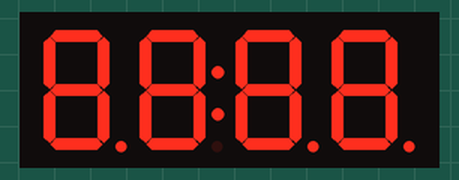
The sketch below on a simulated STM32 Blue Pill. Parts: 4-digit seven-segment display.

Above: at 0.1 s.
At 1.1 s:
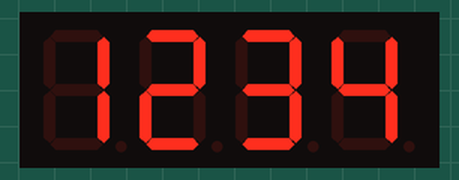
At 2.1 s:
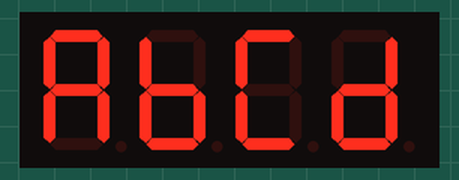
At 3.1 s:
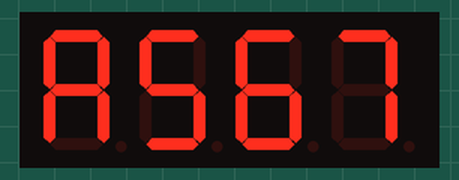
At 4.2 s:
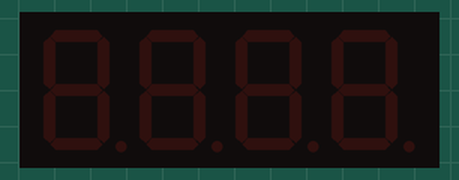

The sketch:

FND_Num_char.ino
```cpp
#include <TM1637Display.h>

#define NANO        // NANO 보드인 경우 define
//#define BLUEPILL  // BLUEPILL 보드인 경우 define

#ifdef NANO             // NANO가 정의되면
#define CLK A0          // TM1637 CLK핀 정의
#define DIO A1          // TM1637 DIO핀 정의
#endif                  // #ifdef 사용 후 반드시 #endif

#ifdef BLUEPILL         // BLUEPILL이 정의되면
#define CLK PB15        // TM1637 CLK핀 정의
#define DIO PB14        // TM1637 DIO핀 정의
#endif                  // #ifdef 사용 후 반드시 #endif

TM1637Display display(CLK, DIO);

void setup()
{
    display.setBrightness(7); // min(0 ~ max(7)
}

void loop()
{
    uint8_t data[] = {0xff, 0xff, 0xff, 0xff};
    display.setSegments(data); // array data[] display(all on)
    delay(1000);

    // encode digit 이용 배열 각 내용 값을 입력
    // 0 ~ 9를 입력하면 숫자 그대로 표시
    // 10 ~ 15까지는 알파벳 순으로 A ~ F 가 출력
    data[0] = display.encodeDigit(1);
    data[1] = display.encodeDigit(2);
    data[2] = display.encodeDigit(3);
    data[3] = display.encodeDigit(4);

    display.setSegments(data); // array data[] display
    delay(1000);

    data[0] = display.encodeDigit(10);
    data[1] = display.encodeDigit(11);
    data[2] = display.encodeDigit(12);
    data[3] = display.encodeDigit(13);

    display.setSegments(data); // array data[] display
    delay(1000);

    // 567(표시숫자) false(0제외)/true(0표시)
    // 3(숫자길이) 1(표시위치, 왼쪽->오른쪽:0~3)
    display.showNumberDec(567, false, 3, 1); // 152 number display
    delay(1000);

    uint8_t dataOff[] = {0x0, 0x0, 0x0, 0x0};
    display.setSegments(dataOff); // array dataOff[] display(all off)
    delay(1000);
}
```

Measured:
- by itself, everything shown: repeats every 5.1 s, in 5 steps
- what the display in image 1 shows lasts 1.1 s, from 1.0 s to 2.1 s
